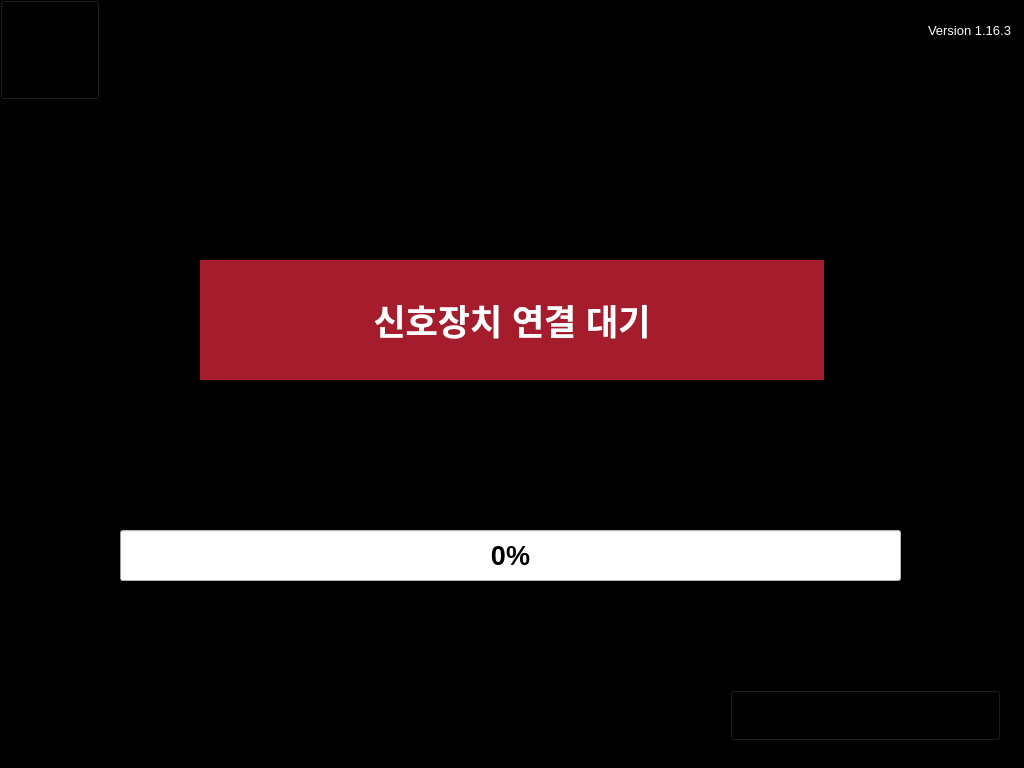
   <widget class="QFrame" name="frame_Wait">
    <property name="geometry">
     <rect>
      <x>0</x>
      <y>20</y>
      <width>1024</width>
      <height>768</height>
     </rect>
    </property>
    <property name="styleSheet">
     <string notr="true">background-color: rgb(0, 0, 0);</string>
    </property>
    <property name="frameShape">
     <enum>QFrame::StyledPanel</enum>
    </property>
    <property name="frameShadow">
     <enum>QFrame::Raised</enum>
    </property>
    <widget class="QLabel" name="Label_Disconnect">
     <property name="geometry">
      <rect>
       <x>200</x>
       <y>260</y>
       <width>624</width>
       <height>120</height>
      </rect>
     </property>
     <property name="font">
      <font>
       <pointsize>26</pointsize>
       <weight>75</weight>
       <bold>true</bold>
      </font>
     </property>
     <property name="styleSheet">
      <string notr="true">background-color: rgb(165, 29, 45);
color: rgb(255, 255, 255);</string>
     </property>
     <property name="text">
      <string>신호장치 연결 대기</string>
     </property>
     <property name="alignment">
      <set>Qt::AlignCenter</set>
     </property>
    </widget>
    <widget class="QPushButton" name="pushButton_exit">
     <property name="geometry">
      <rect>
       <x>0</x>
       <y>0</y>
       <width>100</width>
       <height>100</height>
      </rect>
     </property>
     <property name="text">
      <string>PushButton</string>
     </property>
    </widget>
    <widget class="QLabel" name="label">
     <property name="geometry">
      <rect>
       <x>860</x>
       <y>20</y>
       <width>151</width>
       <height>21</height>
      </rect>
     </property>
     <property name="font">
      <font>
       <pointsize>10</pointsize>
      </font>
     </property>
     <property name="styleSheet">
      <string notr="true">color: rgb(255, 255, 255);</string>
     </property>
     <property name="text">
      <string>&lt;html&gt;&lt;head/&gt;&lt;body&gt;&lt;p&gt;Version 1.16.3&lt;/p&gt;&lt;/body&gt;&lt;/html&gt;</string>
     </property>
     <property name="alignment">
      <set>Qt::AlignRight|Qt::AlignTrailing|Qt::AlignVCenter</set>
     </property>
    </widget>
    <widget class="QLabel" name="label_Logo_2">
     <property name="geometry">
      <rect>
       <x>30</x>
       <y>690</y>
       <width>291</width>
       <height>51</height>
      </rect>
     </property>
     <property name="text">
      <string/>
     </property>
     <property name="pixmap">
      <pixmap resource="resource.qrc">:/image/image/Logo_SH.png</pixmap>
     </property>
     <property name="scaledContents">
      <bool>true</bool>
     </property>
    </widget>
    <widget class="ImageButton" name="Button_Busan_Logo">
     <property name="geometry">
      <rect>
       <x>730</x>
       <y>690</y>
       <width>271</width>
       <height>51</height>
      </rect>
     </property>
     <property name="text">
      <string/>
     </property>
    </widget>
    <widget class="QProgressBar" name="ProgressBar_Boot">
     <property name="geometry">
      <rect>
       <x>120</x>
       <y>530</y>
       <width>781</width>
       <height>51</height>
      </rect>
     </property>
     <property name="font">
      <font>
       <pointsize>20</pointsize>
       <weight>75</weight>
       <bold>true</bold>
      </font>
     </property>
     <property name="styleSheet">
      <string notr="true">background-color: rgb(255, 255, 255);
color: rgb(0, 0, 0);</string>
     </property>
     <property name="value">
      <number>0</number>
     </property>
     <property name="alignment">
      <set>Qt::AlignCenter</set>
     </property>
    </widget>
    <zorder>Label_Disconnect</zorder>
    <zorder>label</zorder>
    <zorder>label_Logo_2</zorder>
    <zorder>Button_Busan_Logo</zorder>
    <zorder>pushButton_exit</zorder>
    <zorder>ProgressBar_Boot</zorder>
   </widget>
